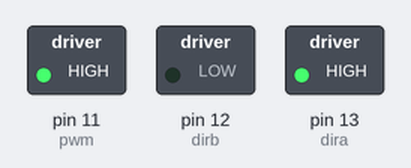
A sketch run on a simulated Arduino Uno, built with avr-gcc and run on an emulated ATmega328P. Shown: switched loads named in the sketch (green lamp = pin HIGH). Dashed ring = blinking. What the sketch prints to the serial monitor is not drawn.

Above: at 0.05 s.
Timing chart, 0 to 3.0 s (numbered marks = the images above):
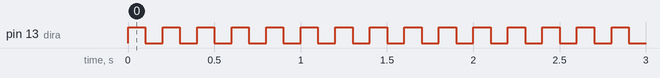

Measured:
- by itself, pin 13 (dira): alternates HIGH for 0.10 s and LOW for 0.10 s

The sketch:

ProvaMotori.ino
```cpp
//j0={23,28,3}-->dietro
//j1={22,27,2}-->destra
//j2={24,29,4}-->sinistra
int dira=13,dirb=12,pwm=11;
void setup()
{
  pinMode(dira,OUTPUT);
  pinMode(dirb,OUTPUT);
  pinMode(pwm,OUTPUT);
  Serial.begin(9600);
  Serial.println("Serial initialized...");
  digitalWrite(pwm,255);

}

void loop()
{
  digitalWrite(dira,1);
  delay(100);
  digitalWrite(dira,0);
  delay(100);
}
```
